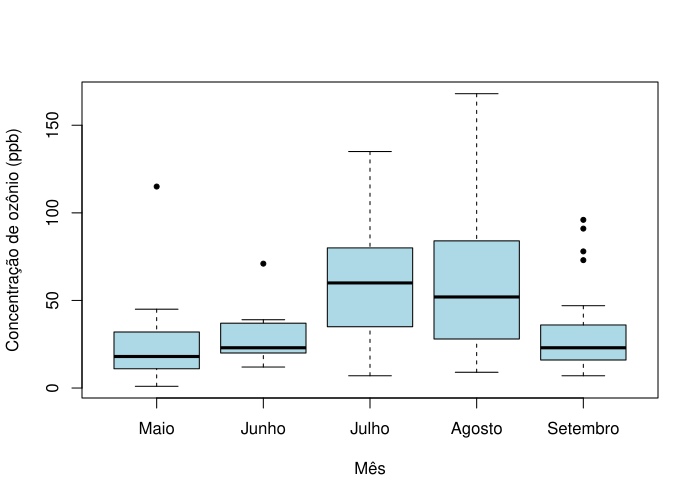

The script that saved this image:
dados <- read.csv("airquality.csv")

pdf("figura.pdf", width = 7, height = 5)
boxplot(
  Ozone ~ Month,
  data = dados,
  names = c("Maio", "Junho", "Julho", "Agosto", "Setembro"),
  xlab = "Mês",
  ylab = "Concentração de ozônio (ppb)",
  col = "lightblue",
  pch = 20
)
dev.off()
